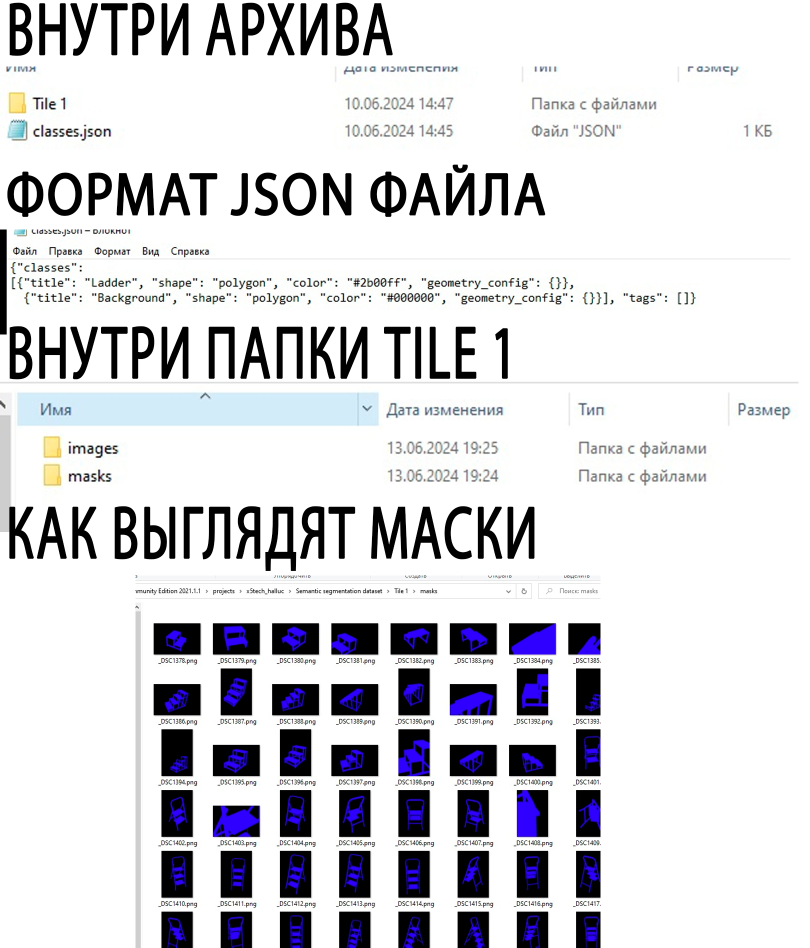
#> input picture tip.png, 1620 x 1895 px (shown at 1/2 size)
$ python -i data_preprocessing.py   (imports and definitions only)
#> lines starting #> are read from the running program, lines starting #| are printed output that depends on the picture
import os
import shutil
import numpy as np
from PIL import Image


# [29 lines left out: function split_data, not called in this run]


def resize_image(image_path: str, output_path: str, size=(512, 512)) -> None:
#> called with image_path = 'tip.png', output_path = 'out.png', size = (512, 512)
    image = Image.open(image_path)
#> image is the input picture: PIL image 1620x1895 RGB; mean R, G, B 216.5, 216.4, 220.5
    image = image.resize(size, Image.Resampling.LANCZOS)
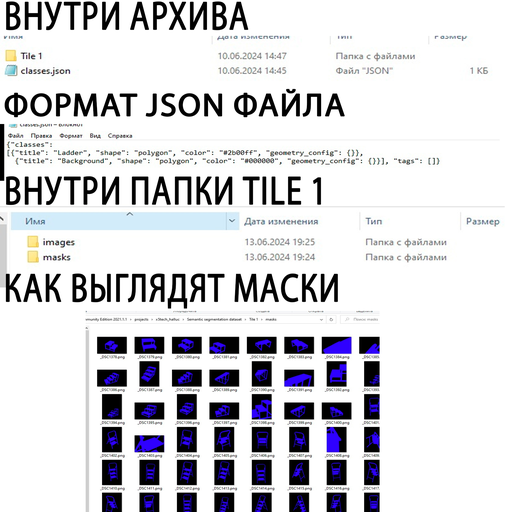
#> image: PIL image 512x512 RGB; mean R, G, B 216.4, 216.2, 220.5
    if image.mode == 'RGBA':
        image = image.convert('RGB')
    image.save(output_path, format='JPEG')


# [60 lines left out: functions resize_mask, resize, get_filename, copy_images_from_files, not called in this run]


# [7 lines not run here, left out]

>>> result = resize_image('tip.png', 'out.png')
